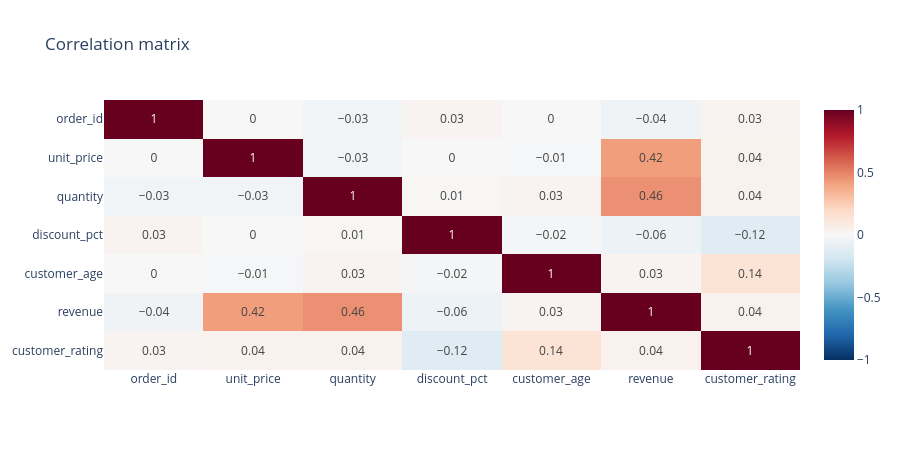

Notebook source saved alongside this figure:
### Markdown cell above
## 5. Correlations

### Code cell
corr = eda.correlation_matrix(df)
plots.correlation_heatmap(corr)

### Figure 1 — Plotly figure (JSON) as saved in the notebook; plotly's stock layout.template omitted (floating-point values rounded to 4 significant figures)
{"data": [{"coloraxis": "coloraxis", "hovertemplate": "x: %{x}<br>y: %{y}<br>color: %{z}<extra></extra>", "name": "0", "texttemplate": "%{z}", "type": "heatmap", "x": ["order_id", "unit_price", "quantity", "discount_pct", "customer_age", "revenue", "customer_rating"], "xaxis": "x", "y": ["order_id", "unit_price", "quantity", "discount_pct", "customer_age", "revenue", "customer_rating"], "yaxis": "y", "z": [[1.0, 0.0, -0.03, 0.03, 0.0, -0.04, 0.03], [0.0, 1.0, -0.03, 0.0, -0.01, 0.42, 0.04], [-0.03, -0.03, 1.0, 0.01, 0.03, 0.46, 0.04], [0.03, 0.0, 0.01, 1.0, -0.02, -0.06, -0.12], [0.0, -0.01, 0.03, -0.02, 1.0, 0.03, 0.14], [-0.04, 0.42, 0.46, -0.06, 0.03, 1.0, 0.04], [0.03, 0.04, 0.04, -0.12, 0.14, 0.04, 1.0]]}], "layout": {"coloraxis": {"autocolorscale": false, "cmax": 1, "cmin": -1, "colorscale": [[0.0, "rgb(5,48,97)"], [0.1, "rgb(33,102,172)"], [0.2, "rgb(67,147,195)"], [0.3, "rgb(146,197,222)"], [0.4, "rgb(209,229,240)"], [0.5, "rgb(247,247,247)"], [0.6, "rgb(253,219,199)"], [0.7, "rgb(244,165,130)"], [0.8, "rgb(214,96,77)"], [0.9, "rgb(178,24,43)"], [1.0, "rgb(103,0,31)"]]}, "height": 450, "title": {"text": "Correlation matrix"}, "xaxis": {"anchor": "y", "domain": [0.0, 1.0]}, "yaxis": {"anchor": "x", "autorange": "reversed", "domain": [0.0, 1.0]}}}
